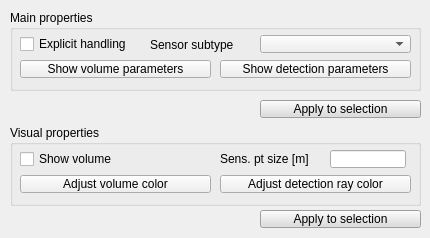
<?xml version="1.0" encoding="UTF-8"?>
<ui version="4.0">
 <class>CQDlgProximitySensors</class>
 <widget class="QDialog" name="CQDlgProximitySensors">
  <property name="geometry">
   <rect>
    <x>0</x>
    <y>0</y>
    <width>430</width>
    <height>238</height>
   </rect>
  </property>
  <property name="windowTitle">
   <string>Proximity Sensor Properties</string>
  </property>
  <property name="windowOpacity">
   <double>1.000000000000000</double>
  </property>
  <property name="locale">
   <locale language="English" country="UnitedStates"/>
  </property>
  <widget class="QGroupBox" name="groupBox">
   <property name="geometry">
    <rect>
     <x>10</x>
     <y>10</y>
     <width>411</width>
     <height>81</height>
    </rect>
   </property>
   <property name="title">
    <string>Main properties</string>
   </property>
   <property name="flat">
    <bool>false</bool>
   </property>
   <widget class="QCheckBox" name="qqExplicitHandling">
    <property name="geometry">
     <rect>
      <x>10</x>
      <y>25</y>
      <width>131</width>
      <height>18</height>
     </rect>
    </property>
    <property name="focusPolicy">
     <enum>Qt::StrongFocus</enum>
    </property>
    <property name="text">
     <string>Explicit handling</string>
    </property>
   </widget>
   <widget class="QLabel" name="qqSubtype">
    <property name="geometry">
     <rect>
      <x>140</x>
      <y>25</y>
      <width>111</width>
      <height>20</height>
     </rect>
    </property>
    <property name="text">
     <string>Sensor subtype</string>
    </property>
   </widget>
   <widget class="QComboBox" name="qqSensorTypeCombo">
    <property name="geometry">
     <rect>
      <x>250</x>
      <y>25</y>
      <width>151</width>
      <height>18</height>
     </rect>
    </property>
   </widget>
   <widget class="QToolButton" name="qqAdjustVolume">
    <property name="geometry">
     <rect>
      <x>10</x>
      <y>50</y>
      <width>191</width>
      <height>18</height>
     </rect>
    </property>
    <property name="focusPolicy">
     <enum>Qt::StrongFocus</enum>
    </property>
    <property name="text">
     <string>Show volume parameters</string>
    </property>
    <property name="checkable">
     <bool>true</bool>
    </property>
   </widget>
   <widget class="QToolButton" name="qqAdjustDetectionParams">
    <property name="geometry">
     <rect>
      <x>210</x>
      <y>50</y>
      <width>191</width>
      <height>18</height>
     </rect>
    </property>
    <property name="focusPolicy">
     <enum>Qt::StrongFocus</enum>
    </property>
    <property name="text">
     <string>Show detection parameters</string>
    </property>
   </widget>
  </widget>
  <widget class="QGroupBox" name="groupBox_5">
   <property name="geometry">
    <rect>
     <x>10</x>
     <y>125</y>
     <width>411</width>
     <height>81</height>
    </rect>
   </property>
   <property name="title">
    <string>Visual properties</string>
   </property>
   <property name="flat">
    <bool>false</bool>
   </property>
   <widget class="QToolButton" name="qqVolumeColor">
    <property name="geometry">
     <rect>
      <x>10</x>
      <y>50</y>
      <width>191</width>
      <height>18</height>
     </rect>
    </property>
    <property name="focusPolicy">
     <enum>Qt::StrongFocus</enum>
    </property>
    <property name="text">
     <string>Adjust volume color</string>
    </property>
   </widget>
   <widget class="QToolButton" name="qqRayColor">
    <property name="geometry">
     <rect>
      <x>210</x>
      <y>50</y>
      <width>191</width>
      <height>18</height>
     </rect>
    </property>
    <property name="focusPolicy">
     <enum>Qt::StrongFocus</enum>
    </property>
    <property name="text">
     <string>Adjust detection ray color</string>
    </property>
   </widget>
   <widget class="QCheckBox" name="qqShowVolume">
    <property name="geometry">
     <rect>
      <x>10</x>
      <y>25</y>
      <width>191</width>
      <height>18</height>
     </rect>
    </property>
    <property name="focusPolicy">
     <enum>Qt::StrongFocus</enum>
    </property>
    <property name="text">
     <string>Show volume</string>
    </property>
   </widget>
   <widget class="QLabel" name="label_2">
    <property name="geometry">
     <rect>
      <x>210</x>
      <y>25</y>
      <width>111</width>
      <height>18</height>
     </rect>
    </property>
    <property name="text">
     <string>Sens. pt size [m]</string>
    </property>
   </widget>
   <widget class="QLineEdit" name="qqPointSize">
    <property name="geometry">
     <rect>
      <x>320</x>
      <y>25</y>
      <width>76</width>
      <height>18</height>
     </rect>
    </property>
   </widget>
  </widget>
  <widget class="QToolButton" name="qqApplyMain">
   <property name="geometry">
    <rect>
     <x>260</x>
     <y>100</y>
     <width>161</width>
     <height>18</height>
    </rect>
   </property>
   <property name="palette">
    <palette>
     <active>
      <colorrole role="WindowText">
       <brush brushstyle="SolidPattern">
        <color alpha="255">
         <red>0</red>
         <green>0</green>
         <blue>0</blue>
        </color>
       </brush>
      </colorrole>
      <colorrole role="Button">
       <brush brushstyle="SolidPattern">
        <color alpha="255">
         <red>220</red>
         <green>220</green>
         <blue>220</blue>
        </color>
       </brush>
      </colorrole>
      <colorrole role="Light">
       <brush brushstyle="SolidPattern">
        <color alpha="255">
         <red>255</red>
         <green>255</green>
         <blue>255</blue>
        </color>
       </brush>
      </colorrole>
      <colorrole role="Midlight">
       <brush brushstyle="SolidPattern">
        <color alpha="255">
         <red>237</red>
         <green>237</green>
         <blue>237</blue>
        </color>
       </brush>
      </colorrole>
      <colorrole role="Dark">
       <brush brushstyle="SolidPattern">
        <color alpha="255">
         <red>110</red>
         <green>110</green>
         <blue>110</blue>
        </color>
       </brush>
      </colorrole>
      <colorrole role="Mid">
       <brush brushstyle="SolidPattern">
        <color alpha="255">
         <red>147</red>
         <green>147</green>
         <blue>147</blue>
        </color>
       </brush>
      </colorrole>
      <colorrole role="Text">
       <brush brushstyle="SolidPattern">
        <color alpha="255">
         <red>0</red>
         <green>0</green>
         <blue>0</blue>
        </color>
       </brush>
      </colorrole>
      <colorrole role="BrightText">
       <brush brushstyle="SolidPattern">
        <color alpha="255">
         <red>255</red>
         <green>255</green>
         <blue>255</blue>
        </color>
       </brush>
      </colorrole>
      <colorrole role="ButtonText">
       <brush brushstyle="SolidPattern">
        <color alpha="255">
         <red>0</red>
         <green>0</green>
         <blue>0</blue>
        </color>
       </brush>
      </colorrole>
      <colorrole role="Base">
       <brush brushstyle="SolidPattern">
        <color alpha="255">
         <red>255</red>
         <green>255</green>
         <blue>255</blue>
        </color>
       </brush>
      </colorrole>
      <colorrole role="Window">
       <brush brushstyle="SolidPattern">
        <color alpha="255">
         <red>220</red>
         <green>220</green>
         <blue>220</blue>
        </color>
       </brush>
      </colorrole>
      <colorrole role="Shadow">
       <brush brushstyle="SolidPattern">
        <color alpha="255">
         <red>0</red>
         <green>0</green>
         <blue>0</blue>
        </color>
       </brush>
      </colorrole>
      <colorrole role="AlternateBase">
       <brush brushstyle="SolidPattern">
        <color alpha="255">
         <red>237</red>
         <green>237</green>
         <blue>237</blue>
        </color>
       </brush>
      </colorrole>
      <colorrole role="ToolTipBase">
       <brush brushstyle="SolidPattern">
        <color alpha="255">
         <red>255</red>
         <green>255</green>
         <blue>220</blue>
        </color>
       </brush>
      </colorrole>
      <colorrole role="ToolTipText">
       <brush brushstyle="SolidPattern">
        <color alpha="255">
         <red>0</red>
         <green>0</green>
         <blue>0</blue>
        </color>
       </brush>
      </colorrole>
      <colorrole role="PlaceholderText">
       <brush brushstyle="NoBrush">
        <color alpha="128">
         <red>0</red>
         <green>0</green>
         <blue>0</blue>
        </color>
       </brush>
      </colorrole>
     </active>
     <inactive>
      <colorrole role="WindowText">
       <brush brushstyle="SolidPattern">
        <color alpha="255">
         <red>0</red>
         <green>0</green>
         <blue>0</blue>
        </color>
       </brush>
      </colorrole>
      <colorrole role="Button">
       <brush brushstyle="SolidPattern">
        <color alpha="255">
         <red>220</red>
         <green>220</green>
         <blue>220</blue>
        </color>
       </brush>
      </colorrole>
      <colorrole role="Light">
       <brush brushstyle="SolidPattern">
        <color alpha="255">
         <red>255</red>
         <green>255</green>
         <blue>255</blue>
        </color>
       </brush>
      </colorrole>
      <colorrole role="Midlight">
       <brush brushstyle="SolidPattern">
        <color alpha="255">
         <red>237</red>
         <green>237</green>
         <blue>237</blue>
        </color>
       </brush>
      </colorrole>
      <colorrole role="Dark">
       <brush brushstyle="SolidPattern">
        <color alpha="255">
         <red>110</red>
         <green>110</green>
         <blue>110</blue>
        </color>
       </brush>
      </colorrole>
      <colorrole role="Mid">
       <brush brushstyle="SolidPattern">
        <color alpha="255">
         <red>147</red>
         <green>147</green>
         <blue>147</blue>
        </color>
       </brush>
      </colorrole>
      <colorrole role="Text">
       <brush brushstyle="SolidPattern">
        <color alpha="255">
         <red>0</red>
         <green>0</green>
         <blue>0</blue>
        </color>
       </brush>
      </colorrole>
      <colorrole role="BrightText">
       <brush brushstyle="SolidPattern">
        <color alpha="255">
         <red>255</red>
         <green>255</green>
         <blue>255</blue>
        </color>
       </brush>
      </colorrole>
      <colorrole role="ButtonText">
       <brush brushstyle="SolidPattern">
        <color alpha="255">
         <red>0</red>
         <green>0</green>
         <blue>0</blue>
        </color>
       </brush>
      </colorrole>
      <colorrole role="Base">
       <brush brushstyle="SolidPattern">
        <color alpha="255">
         <red>255</red>
         <green>255</green>
         <blue>255</blue>
        </color>
       </brush>
      </colorrole>
      <colorrole role="Window">
       <brush brushstyle="SolidPattern">
        <color alpha="255">
         <red>220</red>
         <green>220</green>
         <blue>220</blue>
        </color>
       </brush>
      </colorrole>
      <colorrole role="Shadow">
       <brush brushstyle="SolidPattern">
        <color alpha="255">
         <red>0</red>
         <green>0</green>
         <blue>0</blue>
        </color>
       </brush>
      </colorrole>
      <colorrole role="AlternateBase">
       <brush brushstyle="SolidPattern">
        <color alpha="255">
         <red>237</red>
         <green>237</green>
         <blue>237</blue>
        </color>
       </brush>
      </colorrole>
      <colorrole role="ToolTipBase">
       <brush brushstyle="SolidPattern">
        <color alpha="255">
         <red>255</red>
         <green>255</green>
         <blue>220</blue>
        </color>
       </brush>
      </colorrole>
      <colorrole role="ToolTipText">
       <brush brushstyle="SolidPattern">
        <color alpha="255">
         <red>0</red>
         <green>0</green>
         <blue>0</blue>
        </color>
       </brush>
      </colorrole>
      <colorrole role="PlaceholderText">
       <brush brushstyle="NoBrush">
        <color alpha="128">
         <red>0</red>
         <green>0</green>
         <blue>0</blue>
        </color>
       </brush>
      </colorrole>
     </inactive>
     <disabled>
      <colorrole role="WindowText">
       <brush brushstyle="SolidPattern">
        <color alpha="255">
         <red>110</red>
         <green>110</green>
         <blue>110</blue>
        </color>
       </brush>
      </colorrole>
      <colorrole role="Button">
       <brush brushstyle="SolidPattern">
        <color alpha="255">
         <red>220</red>
         <green>220</green>
         <blue>220</blue>
        </color>
       </brush>
      </colorrole>
      <colorrole role="Light">
       <brush brushstyle="SolidPattern">
        <color alpha="255">
         <red>255</red>
         <green>255</green>
         <blue>255</blue>
        </color>
       </brush>
      </colorrole>
      <colorrole role="Midlight">
       <brush brushstyle="SolidPattern">
        <color alpha="255">
         <red>237</red>
         <green>237</green>
         <blue>237</blue>
        </color>
       </brush>
      </colorrole>
      <colorrole role="Dark">
       <brush brushstyle="SolidPattern">
        <color alpha="255">
         <red>110</red>
         <green>110</green>
         <blue>110</blue>
        </color>
       </brush>
      </colorrole>
      <colorrole role="Mid">
       <brush brushstyle="SolidPattern">
        <color alpha="255">
         <red>147</red>
         <green>147</green>
         <blue>147</blue>
        </color>
       </brush>
      </colorrole>
      <colorrole role="Text">
       <brush brushstyle="SolidPattern">
        <color alpha="255">
         <red>110</red>
         <green>110</green>
         <blue>110</blue>
        </color>
       </brush>
      </colorrole>
      <colorrole role="BrightText">
       <brush brushstyle="SolidPattern">
        <color alpha="255">
         <red>255</red>
         <green>255</green>
         <blue>255</blue>
        </color>
       </brush>
      </colorrole>
      <colorrole role="ButtonText">
       <brush brushstyle="SolidPattern">
        <color alpha="255">
         <red>110</red>
         <green>110</green>
         <blue>110</blue>
        </color>
       </brush>
      </colorrole>
      <colorrole role="Base">
       <brush brushstyle="SolidPattern">
        <color alpha="255">
         <red>220</red>
         <green>220</green>
         <blue>220</blue>
        </color>
       </brush>
      </colorrole>
      <colorrole role="Window">
       <brush brushstyle="SolidPattern">
        <color alpha="255">
         <red>220</red>
         <green>220</green>
         <blue>220</blue>
        </color>
       </brush>
      </colorrole>
      <colorrole role="Shadow">
       <brush brushstyle="SolidPattern">
        <color alpha="255">
         <red>0</red>
         <green>0</green>
         <blue>0</blue>
        </color>
       </brush>
      </colorrole>
      <colorrole role="AlternateBase">
       <brush brushstyle="SolidPattern">
        <color alpha="255">
         <red>220</red>
         <green>220</green>
         <blue>220</blue>
        </color>
       </brush>
      </colorrole>
      <colorrole role="ToolTipBase">
       <brush brushstyle="SolidPattern">
        <color alpha="255">
         <red>255</red>
         <green>255</green>
         <blue>220</blue>
        </color>
       </brush>
      </colorrole>
      <colorrole role="ToolTipText">
       <brush brushstyle="SolidPattern">
        <color alpha="255">
         <red>0</red>
         <green>0</green>
         <blue>0</blue>
        </color>
       </brush>
      </colorrole>
      <colorrole role="PlaceholderText">
       <brush brushstyle="NoBrush">
        <color alpha="128">
         <red>0</red>
         <green>0</green>
         <blue>0</blue>
        </color>
       </brush>
      </colorrole>
     </disabled>
    </palette>
   </property>
   <property name="focusPolicy">
    <enum>Qt::StrongFocus</enum>
   </property>
   <property name="text">
    <string>Apply to selection</string>
   </property>
  </widget>
  <widget class="QToolButton" name="qqApplyColors">
   <property name="geometry">
    <rect>
     <x>260</x>
     <y>210</y>
     <width>161</width>
     <height>18</height>
    </rect>
   </property>
   <property name="palette">
    <palette>
     <active>
      <colorrole role="WindowText">
       <brush brushstyle="SolidPattern">
        <color alpha="255">
         <red>0</red>
         <green>0</green>
         <blue>0</blue>
        </color>
       </brush>
      </colorrole>
      <colorrole role="Button">
       <brush brushstyle="SolidPattern">
        <color alpha="255">
         <red>220</red>
         <green>220</green>
         <blue>220</blue>
        </color>
       </brush>
      </colorrole>
      <colorrole role="Light">
       <brush brushstyle="SolidPattern">
        <color alpha="255">
         <red>255</red>
         <green>255</green>
         <blue>255</blue>
        </color>
       </brush>
      </colorrole>
      <colorrole role="Midlight">
       <brush brushstyle="SolidPattern">
        <color alpha="255">
         <red>237</red>
         <green>237</green>
         <blue>237</blue>
        </color>
       </brush>
      </colorrole>
      <colorrole role="Dark">
       <brush brushstyle="SolidPattern">
        <color alpha="255">
         <red>110</red>
         <green>110</green>
         <blue>110</blue>
        </color>
       </brush>
      </colorrole>
      <colorrole role="Mid">
       <brush brushstyle="SolidPattern">
        <color alpha="255">
         <red>147</red>
         <green>147</green>
         <blue>147</blue>
        </color>
       </brush>
      </colorrole>
      <colorrole role="Text">
       <brush brushstyle="SolidPattern">
        <color alpha="255">
         <red>0</red>
         <green>0</green>
         <blue>0</blue>
        </color>
       </brush>
      </colorrole>
      <colorrole role="BrightText">
       <brush brushstyle="SolidPattern">
        <color alpha="255">
         <red>255</red>
         <green>255</green>
         <blue>255</blue>
        </color>
       </brush>
      </colorrole>
      <colorrole role="ButtonText">
       <brush brushstyle="SolidPattern">
        <color alpha="255">
         <red>0</red>
         <green>0</green>
         <blue>0</blue>
        </color>
       </brush>
      </colorrole>
      <colorrole role="Base">
       <brush brushstyle="SolidPattern">
        <color alpha="255">
         <red>255</red>
         <green>255</green>
         <blue>255</blue>
        </color>
       </brush>
      </colorrole>
      <colorrole role="Window">
       <brush brushstyle="SolidPattern">
        <color alpha="255">
         <red>220</red>
         <green>220</green>
         <blue>220</blue>
        </color>
       </brush>
      </colorrole>
      <colorrole role="Shadow">
       <brush brushstyle="SolidPattern">
        <color alpha="255">
         <red>0</red>
         <green>0</green>
         <blue>0</blue>
        </color>
       </brush>
      </colorrole>
      <colorrole role="AlternateBase">
       <brush brushstyle="SolidPattern">
        <color alpha="255">
         <red>237</red>
         <green>237</green>
         <blue>237</blue>
        </color>
       </brush>
      </colorrole>
      <colorrole role="ToolTipBase">
       <brush brushstyle="SolidPattern">
        <color alpha="255">
         <red>255</red>
         <green>255</green>
         <blue>220</blue>
        </color>
       </brush>
      </colorrole>
      <colorrole role="ToolTipText">
       <brush brushstyle="SolidPattern">
        <color alpha="255">
         <red>0</red>
         <green>0</green>
         <blue>0</blue>
        </color>
       </brush>
      </colorrole>
      <colorrole role="PlaceholderText">
       <brush brushstyle="NoBrush">
        <color alpha="128">
         <red>0</red>
         <green>0</green>
         <blue>0</blue>
        </color>
       </brush>
      </colorrole>
     </active>
     <inactive>
      <colorrole role="WindowText">
       <brush brushstyle="SolidPattern">
        <color alpha="255">
         <red>0</red>
         <green>0</green>
         <blue>0</blue>
        </color>
       </brush>
      </colorrole>
      <colorrole role="Button">
       <brush brushstyle="SolidPattern">
        <color alpha="255">
         <red>220</red>
         <green>220</green>
         <blue>220</blue>
        </color>
       </brush>
      </colorrole>
      <colorrole role="Light">
       <brush brushstyle="SolidPattern">
        <color alpha="255">
         <red>255</red>
         <green>255</green>
         <blue>255</blue>
        </color>
       </brush>
      </colorrole>
      <colorrole role="Midlight">
       <brush brushstyle="SolidPattern">
        <color alpha="255">
         <red>237</red>
         <green>237</green>
         <blue>237</blue>
        </color>
       </brush>
      </colorrole>
      <colorrole role="Dark">
       <brush brushstyle="SolidPattern">
        <color alpha="255">
         <red>110</red>
         <green>110</green>
         <blue>110</blue>
        </color>
       </brush>
      </colorrole>
      <colorrole role="Mid">
       <brush brushstyle="SolidPattern">
        <color alpha="255">
         <red>147</red>
         <green>147</green>
         <blue>147</blue>
        </color>
       </brush>
      </colorrole>
      <colorrole role="Text">
       <brush brushstyle="SolidPattern">
        <color alpha="255">
         <red>0</red>
         <green>0</green>
         <blue>0</blue>
        </color>
       </brush>
      </colorrole>
      <colorrole role="BrightText">
       <brush brushstyle="SolidPattern">
        <color alpha="255">
         <red>255</red>
         <green>255</green>
         <blue>255</blue>
        </color>
       </brush>
      </colorrole>
      <colorrole role="ButtonText">
       <brush brushstyle="SolidPattern">
        <color alpha="255">
         <red>0</red>
         <green>0</green>
         <blue>0</blue>
        </color>
       </brush>
      </colorrole>
      <colorrole role="Base">
       <brush brushstyle="SolidPattern">
        <color alpha="255">
         <red>255</red>
         <green>255</green>
         <blue>255</blue>
        </color>
       </brush>
      </colorrole>
      <colorrole role="Window">
       <brush brushstyle="SolidPattern">
        <color alpha="255">
         <red>220</red>
         <green>220</green>
         <blue>220</blue>
        </color>
       </brush>
      </colorrole>
      <colorrole role="Shadow">
       <brush brushstyle="SolidPattern">
        <color alpha="255">
         <red>0</red>
         <green>0</green>
         <blue>0</blue>
        </color>
       </brush>
      </colorrole>
      <colorrole role="AlternateBase">
       <brush brushstyle="SolidPattern">
        <color alpha="255">
         <red>237</red>
         <green>237</green>
         <blue>237</blue>
        </color>
       </brush>
      </colorrole>
      <colorrole role="ToolTipBase">
       <brush brushstyle="SolidPattern">
        <color alpha="255">
         <red>255</red>
         <green>255</green>
         <blue>220</blue>
        </color>
       </brush>
      </colorrole>
      <colorrole role="ToolTipText">
       <brush brushstyle="SolidPattern">
        <color alpha="255">
         <red>0</red>
         <green>0</green>
         <blue>0</blue>
        </color>
       </brush>
      </colorrole>
      <colorrole role="PlaceholderText">
       <brush brushstyle="NoBrush">
        <color alpha="128">
         <red>0</red>
         <green>0</green>
         <blue>0</blue>
        </color>
       </brush>
      </colorrole>
     </inactive>
     <disabled>
      <colorrole role="WindowText">
       <brush brushstyle="SolidPattern">
        <color alpha="255">
         <red>110</red>
         <green>110</green>
         <blue>110</blue>
        </color>
       </brush>
      </colorrole>
      <colorrole role="Button">
       <brush brushstyle="SolidPattern">
        <color alpha="255">
         <red>220</red>
         <green>220</green>
         <blue>220</blue>
        </color>
       </brush>
      </colorrole>
      <colorrole role="Light">
       <brush brushstyle="SolidPattern">
        <color alpha="255">
         <red>255</red>
         <green>255</green>
         <blue>255</blue>
        </color>
       </brush>
      </colorrole>
      <colorrole role="Midlight">
       <brush brushstyle="SolidPattern">
        <color alpha="255">
         <red>237</red>
         <green>237</green>
         <blue>237</blue>
        </color>
       </brush>
      </colorrole>
      <colorrole role="Dark">
       <brush brushstyle="SolidPattern">
        <color alpha="255">
         <red>110</red>
         <green>110</green>
         <blue>110</blue>
        </color>
       </brush>
      </colorrole>
      <colorrole role="Mid">
       <brush brushstyle="SolidPattern">
        <color alpha="255">
         <red>147</red>
         <green>147</green>
         <blue>147</blue>
        </color>
       </brush>
      </colorrole>
      <colorrole role="Text">
       <brush brushstyle="SolidPattern">
        <color alpha="255">
         <red>110</red>
         <green>110</green>
         <blue>110</blue>
        </color>
       </brush>
      </colorrole>
      <colorrole role="BrightText">
       <brush brushstyle="SolidPattern">
        <color alpha="255">
         <red>255</red>
         <green>255</green>
         <blue>255</blue>
        </color>
       </brush>
      </colorrole>
      <colorrole role="ButtonText">
       <brush brushstyle="SolidPattern">
        <color alpha="255">
         <red>110</red>
         <green>110</green>
         <blue>110</blue>
        </color>
       </brush>
      </colorrole>
      <colorrole role="Base">
       <brush brushstyle="SolidPattern">
        <color alpha="255">
         <red>220</red>
         <green>220</green>
         <blue>220</blue>
        </color>
       </brush>
      </colorrole>
      <colorrole role="Window">
       <brush brushstyle="SolidPattern">
        <color alpha="255">
         <red>220</red>
         <green>220</green>
         <blue>220</blue>
        </color>
       </brush>
      </colorrole>
      <colorrole role="Shadow">
       <brush brushstyle="SolidPattern">
        <color alpha="255">
         <red>0</red>
         <green>0</green>
         <blue>0</blue>
        </color>
       </brush>
      </colorrole>
      <colorrole role="AlternateBase">
       <brush brushstyle="SolidPattern">
        <color alpha="255">
         <red>220</red>
         <green>220</green>
         <blue>220</blue>
        </color>
       </brush>
      </colorrole>
      <colorrole role="ToolTipBase">
       <brush brushstyle="SolidPattern">
        <color alpha="255">
         <red>255</red>
         <green>255</green>
         <blue>220</blue>
        </color>
       </brush>
      </colorrole>
      <colorrole role="ToolTipText">
       <brush brushstyle="SolidPattern">
        <color alpha="255">
         <red>0</red>
         <green>0</green>
         <blue>0</blue>
        </color>
       </brush>
      </colorrole>
      <colorrole role="PlaceholderText">
       <brush brushstyle="NoBrush">
        <color alpha="128">
         <red>0</red>
         <green>0</green>
         <blue>0</blue>
        </color>
       </brush>
      </colorrole>
     </disabled>
    </palette>
   </property>
   <property name="focusPolicy">
    <enum>Qt::StrongFocus</enum>
   </property>
   <property name="text">
    <string>Apply to selection</string>
   </property>
  </widget>
 </widget>
 <tabstops>
  <tabstop>qqExplicitHandling</tabstop>
  <tabstop>qqSensorTypeCombo</tabstop>
  <tabstop>qqAdjustVolume</tabstop>
  <tabstop>qqAdjustDetectionParams</tabstop>
  <tabstop>qqApplyMain</tabstop>
  <tabstop>qqShowVolume</tabstop>
  <tabstop>qqPointSize</tabstop>
  <tabstop>qqVolumeColor</tabstop>
  <tabstop>qqRayColor</tabstop>
  <tabstop>qqApplyColors</tabstop>
 </tabstops>
 <resources/>
 <connections/>
</ui>
